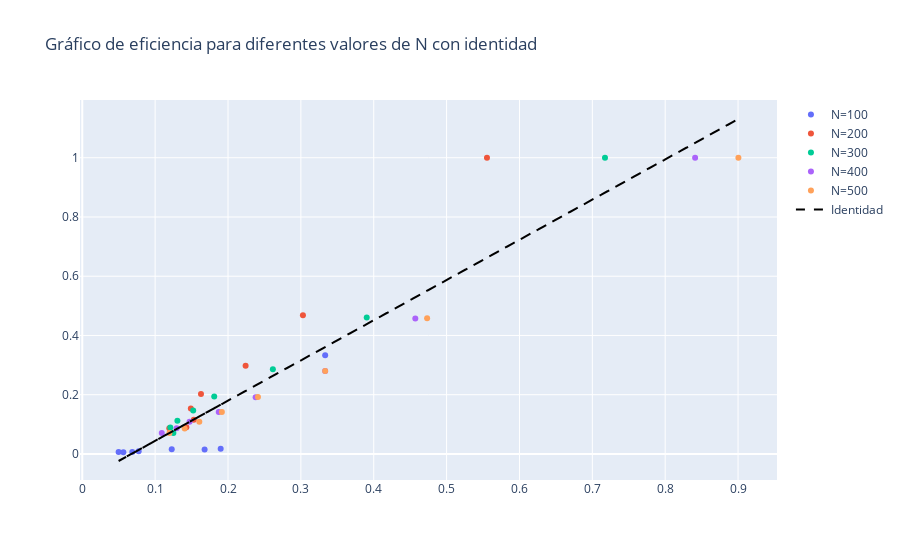

This figure's notebook cell:
### Code cell
# EFICIENCIA, TIEMPO_EJECUCION, SPEED_UP
graph_linear_regresion(comparacion_prueba1, "EFICIENCIA")
